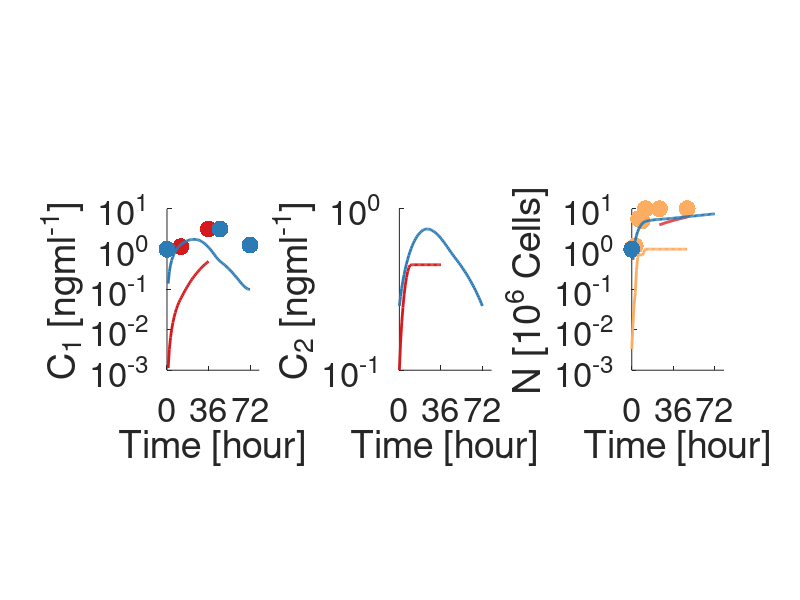

This chart was generated by the following MATLAB code:
%% all data: F C_1 C_2 N
Tcell{1}=[0]';
Tcell{2}=[0,0,12,24,36,48,72]';
Tcell{3}=[0,0,10,24,36,48,72]';
Tcell{4}=[0,0,3,6,9,12,12,12,24,24,36,36,48,48,72]';
path_cell{1}=[30]';
path_cell{2}=[0,0,0.06,1.75,0.5,0.5,0.1]';
path_cell{3}=[0.1,0.25,0.45,0.75,0.45,0.5,0.25]';
path_cell{4}=[0,3.375*10^-3, 8*10^-2,0.75, 0.7,1,3.8, 6,4,1,7,4.7,6.25,1,7.5]';

%% data splot group
t_21=[0,12,36];
t_22=[0,24,46,72];
x_21=[0,0.06,0.5];
x_22=[0,1.75,0.5,0.1];

xx_21=linspace(t_21(1),t_21(end),t_21(end));
yy_21=interp1(t_21,x_21,xx_21,'cubic');
xx_22=linspace(t_22(1),t_22(end),t_22(end));
yy_22=interp1(t_22,x_22,xx_22,'cubic');


t_31=[0,10,36];
t_32=[0,24,48,72];
x_31=[0.1,0.45,0.45];
x_32=[0.25,0.75,0.5,0.25];

xx_31=linspace(t_31(1),t_31(end),t_31(end));
yy_31=interp1(t_31,x_31,xx_31,'cubic');
xx_32=linspace(t_32(1),t_32(end),t_32(end));
yy_32=interp1(t_32,x_32,xx_32,'cubic');

t_41=[24,48];
t_42=[0,3,6,9,12,24,48];
t_43=[0,12,12,36,36,72];
x_41=[4,6.25];
x_42=[3.375*10^-3,8*10^-2,0.75,0.7,1,1,1];
x_43=[0,3.8,6.0,4.7,7.0,7.5];

xx_41=linspace(t_41(1),t_41(end),t_41(end));
yy_41=interp1(t_41,x_41,xx_41,'cubic');
xx_42=linspace(t_42(1),t_42(end),t_42(end));
yy_42=interp1(t_42,x_42,xx_42,'cubic');

that_43=[0,12,36,72];
xhat_43=[0,4.9,5.85,7.5];
xx_43=linspace(that_43(1),that_43(end),that_43(end));
yy_43=interp1(that_43,xhat_43,xx_43,'cubic');

col=[215,25,28;
253,174,97;
44,123,182;
    ]/256;

subplot(1,3,1)
scatter(t_21,x_21,150,col(1,:),'filled')
hold 
scatter(t_22,x_22,150,col(3,:),'filled')
plot(xx_21,yy_21,'color',col(1,:),'LineWidth',2)
plot(xx_22,yy_22,'color',col(3,:),'LineWidth',2)
set(gca,'YScale','log')
set(gca,'FontSize',25)
ylabel('C_1 [ngml^{-1}]')
xlabel('Time [hour]')
xticks([0 36 72])
pbaspect([4,7,1])


subplot(1,3,2)
scatter(t_31,x_31,150,col(1,:),'filled')
hold 
scatter(t_32,x_32,150,col(3,:),'filled')
plot(xx_31,yy_31,'color',col(1,:),'LineWidth',2)
plot(xx_32,yy_32,'color',col(3,:),'LineWidth',2)
set(gca,'YScale','log')
set(gca,'FontSize',25)
ylabel('C_2 [ngml^{-1}]')
xlabel('Time [hour]')
xticks([0 36 72])
pbaspect([4,7,1])

subplot(1,3,3)
scatter(t_41,x_41,150,col(1,:),'filled')
hold on
scatter(t_42,x_42,150,col(2,:),'filled')
scatter(t_43,x_43,150,col(3,:),'filled')
plot(xx_41,yy_41,'color',col(1,:),'LineWidth',2)
plot(xx_42,yy_42,'color',col(2,:),'LineWidth',2)
plot(xx_43,yy_43,'color',col(3,:),'LineWidth',2)
set(gca,'YScale','log')
set(gca,'FontSize',25)
ylabel('N [10^6 Cells]')
xlabel('Time [hour]')
xticks([0 36 72])
pbaspect([4,7,1])
